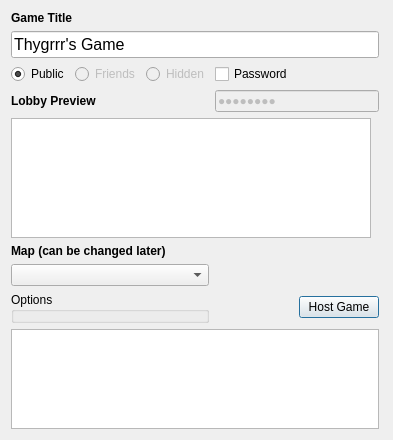
<?xml version="1.0" encoding="UTF-8"?>
<ui version="4.0">
 <class>HostGameDialog</class>
 <widget class="QDialog" name="HostGameDialog">
  <property name="geometry">
   <rect>
    <x>0</x>
    <y>0</y>
    <width>393</width>
    <height>440</height>
   </rect>
  </property>
  <property name="windowTitle">
   <string>Dialog</string>
  </property>
  <layout class="QGridLayout" name="gridLayout_2">
   <item row="1" column="0" colspan="3">
    <widget class="QLineEdit" name="titleEdit">
     <property name="font">
      <font>
       <pointsize>12</pointsize>
      </font>
     </property>
     <property name="text">
      <string>Thygrrr's Game</string>
     </property>
     <property name="maxLength">
      <number>25</number>
     </property>
    </widget>
   </item>
   <item row="3" column="1" colspan="2">
    <widget class="QLineEdit" name="passEdit">
     <property name="enabled">
      <bool>false</bool>
     </property>
     <property name="text">
      <string>password</string>
     </property>
     <property name="maxLength">
      <number>25</number>
     </property>
     <property name="echoMode">
      <enum>QLineEdit::PasswordEchoOnEdit</enum>
     </property>
     <property name="cursorPosition">
      <number>8</number>
     </property>
    </widget>
   </item>
   <item row="3" column="0">
    <widget class="QLabel" name="label_3">
     <property name="font">
      <font>
       <weight>75</weight>
       <bold>true</bold>
      </font>
     </property>
     <property name="text">
      <string>Lobby Preview</string>
     </property>
    </widget>
   </item>
   <item row="2" column="3" rowspan="2">
    <spacer name="horizontalSpacer">
     <property name="orientation">
      <enum>Qt::Horizontal</enum>
     </property>
     <property name="sizeHint" stdset="0">
      <size>
       <width>6</width>
       <height>40</height>
      </size>
     </property>
    </spacer>
   </item>
   <item row="2" column="1">
    <widget class="QCheckBox" name="passCheck">
     <property name="text">
      <string>Password</string>
     </property>
    </widget>
   </item>
   <item row="2" column="0">
    <layout class="QHBoxLayout" name="horizontalLayout">
     <item>
      <widget class="QRadioButton" name="radioPublic">
       <property name="text">
        <string>Public</string>
       </property>
       <property name="checked">
        <bool>true</bool>
       </property>
      </widget>
     </item>
     <item>
      <widget class="QRadioButton" name="radioFriends">
       <property name="enabled">
        <bool>false</bool>
       </property>
       <property name="text">
        <string>Friends</string>
       </property>
       <property name="checkable">
        <bool>true</bool>
       </property>
      </widget>
     </item>
     <item>
      <widget class="QRadioButton" name="radioHidden">
       <property name="enabled">
        <bool>false</bool>
       </property>
       <property name="text">
        <string>Hidden</string>
       </property>
      </widget>
     </item>
    </layout>
   </item>
   <item row="7" column="0">
    <widget class="QGroupBox" name="optionGroup">
     <property name="enabled">
      <bool>true</bool>
     </property>
     <property name="title">
      <string>Options</string>
     </property>
    </widget>
   </item>
   <item row="8" column="0" colspan="3">
    <widget class="QListWidget" name="modList">
     <property name="font">
      <font>
       <pointsize>12</pointsize>
      </font>
     </property>
     <property name="horizontalScrollBarPolicy">
      <enum>Qt::ScrollBarAlwaysOff</enum>
     </property>
     <property name="editTriggers">
      <set>QAbstractItemView::EditKeyPressed|QAbstractItemView::SelectedClicked</set>
     </property>
     <property name="selectionMode">
      <enum>QAbstractItemView::MultiSelection</enum>
     </property>
     <property name="verticalScrollMode">
      <enum>QAbstractItemView::ScrollPerPixel</enum>
     </property>
     <property name="movement">
      <enum>QListView::Snap</enum>
     </property>
     <property name="sortingEnabled">
      <bool>true</bool>
     </property>
    </widget>
   </item>
   <item row="0" column="0">
    <widget class="QLabel" name="label">
     <property name="font">
      <font>
       <weight>75</weight>
       <bold>true</bold>
      </font>
     </property>
     <property name="text">
      <string>Game Title</string>
     </property>
    </widget>
   </item>
   <item row="4" column="0" colspan="3">
    <widget class="QListWidget" name="gamePreview">
     <property name="sizePolicy">
      <sizepolicy hsizetype="Fixed" vsizetype="Fixed">
       <horstretch>0</horstretch>
       <verstretch>0</verstretch>
      </sizepolicy>
     </property>
     <property name="minimumSize">
      <size>
       <width>360</width>
       <height>120</height>
      </size>
     </property>
     <property name="focusPolicy">
      <enum>Qt::NoFocus</enum>
     </property>
     <property name="lineWidth">
      <number>0</number>
     </property>
     <property name="verticalScrollBarPolicy">
      <enum>Qt::ScrollBarAlwaysOff</enum>
     </property>
     <property name="horizontalScrollBarPolicy">
      <enum>Qt::ScrollBarAlwaysOff</enum>
     </property>
     <property name="autoScroll">
      <bool>false</bool>
     </property>
     <property name="selectionMode">
      <enum>QAbstractItemView::NoSelection</enum>
     </property>
     <property name="iconSize">
      <size>
       <width>100</width>
       <height>100</height>
      </size>
     </property>
     <property name="textElideMode">
      <enum>Qt::ElideMiddle</enum>
     </property>
     <property name="verticalScrollMode">
      <enum>QAbstractItemView::ScrollPerPixel</enum>
     </property>
     <property name="horizontalScrollMode">
      <enum>QAbstractItemView::ScrollPerPixel</enum>
     </property>
     <property name="movement">
      <enum>QListView::Static</enum>
     </property>
     <property name="flow">
      <enum>QListView::LeftToRight</enum>
     </property>
     <property name="resizeMode">
      <enum>QListView::Adjust</enum>
     </property>
     <property name="viewMode">
      <enum>QListView::IconMode</enum>
     </property>
     <property name="uniformItemSizes">
      <bool>true</bool>
     </property>
     <property name="sortingEnabled">
      <bool>true</bool>
     </property>
    </widget>
   </item>
   <item row="5" column="0">
    <widget class="QLabel" name="label_2">
     <property name="font">
      <font>
       <weight>75</weight>
       <bold>true</bold>
      </font>
     </property>
     <property name="text">
      <string>Map (can be changed later)</string>
     </property>
    </widget>
   </item>
   <item row="6" column="0">
    <widget class="QComboBox" name="mapList"/>
   </item>
   <item row="7" column="2">
    <widget class="QPushButton" name="hostButton">
     <property name="text">
      <string>Host Game</string>
     </property>
    </widget>
   </item>
  </layout>
  <zorder>label</zorder>
  <zorder>titleEdit</zorder>
  <zorder>passEdit</zorder>
  <zorder>passCheck</zorder>
  <zorder>mapList</zorder>
  <zorder>label_2</zorder>
  <zorder>label_3</zorder>
  <zorder>optionGroup</zorder>
  <zorder>gamePreview</zorder>
  <zorder>horizontalSpacer</zorder>
  <zorder>hostButton</zorder>
  <zorder>modList</zorder>
 </widget>
 <resources/>
 <connections>
  <connection>
   <sender>passCheck</sender>
   <signal>toggled(bool)</signal>
   <receiver>passEdit</receiver>
   <slot>setEnabled(bool)</slot>
   <hints>
    <hint type="sourcelabel">
     <x>300</x>
     <y>58</y>
    </hint>
    <hint type="destinationlabel">
     <x>280</x>
     <y>80</y>
    </hint>
   </hints>
  </connection>
 </connections>
</ui>
